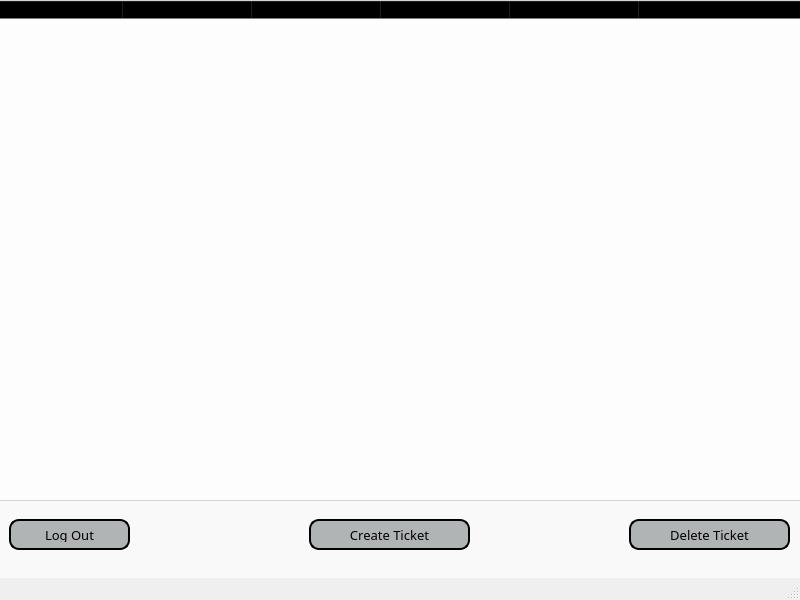
<?xml version="1.0" encoding="UTF-8"?>
<ui version="4.0">
 <class>MainWindow</class>
 <widget class="QMainWindow" name="MainWindow">
  <property name="geometry">
   <rect>
    <x>0</x>
    <y>0</y>
    <width>800</width>
    <height>600</height>
   </rect>
  </property>
  <property name="maximumSize">
   <size>
    <width>16777215</width>
    <height>16777215</height>
   </size>
  </property>
  <property name="windowTitle">
   <string>Safety Manager</string>
  </property>
  <widget class="QWidget" name="centralwidget">
   <widget class="QStackedWidget" name="stackedWidget">
    <property name="geometry">
     <rect>
      <x>-1</x>
      <y>-1</y>
      <width>801</width>
      <height>601</height>
     </rect>
    </property>
    <property name="font">
     <font>
      <family>JetBrains Mono NL</family>
     </font>
    </property>
    <property name="styleSheet">
     <string notr="true">background-color: rgba(255, 255, 255, 0.4);
background-size: cover;
background-repeat: no-repeat;
background-image: url(:/1/background.png);</string>
    </property>
    <property name="currentIndex">
     <number>1</number>
    </property>
    <widget class="QWidget" name="loginPage">
     <property name="styleSheet">
      <string notr="true">background-color: transparent;</string>
     </property>
     <widget class="QLabel" name="appTitle">
      <property name="geometry">
       <rect>
        <x>0</x>
        <y>0</y>
        <width>801</width>
        <height>131</height>
       </rect>
      </property>
      <property name="font">
       <font>
        <family>JetBrains Mono NL</family>
        <pointsize>42</pointsize>
        <italic>false</italic>
        <bold>true</bold>
       </font>
      </property>
      <property name="styleSheet">
       <string notr="true">background-color: rgba(255, 255, 255, 0.0);
color: black;
background: none;

		
        
        	
        </string>
      </property>
      <property name="text">
       <string>&lt;html&gt;&lt;head/&gt;&lt;body&gt;&lt;p align=&quot;center&quot;&gt;&lt;span style=&quot; font-size:72pt;&quot;&gt;SAFETY MANAGER&lt;/span&gt;&lt;/p&gt;&lt;/body&gt;&lt;/html&gt;</string>
      </property>
     </widget>
     <widget class="QPushButton" name="loginButton">
      <property name="geometry">
       <rect>
        <x>350</x>
        <y>350</y>
        <width>111</width>
        <height>31</height>
       </rect>
      </property>
      <property name="font">
       <font>
        <family>JetBrains Mono NL</family>
        <pointsize>-1</pointsize>
       </font>
      </property>
      <property name="styleSheet">
       <string notr="true">background-color: rgb(177, 180, 180);
border: 2px solid #000000; /* Light gray border */
border-radius: 10px; /* Rounded corners */
padding: 6px 12px; /* Padding around text */
font-size: 13px; /* Font size */
color: #000000; /* Text color */
text-align: center; /* Center text */</string>
      </property>
      <property name="text">
       <string>Log In</string>
      </property>
      <property name="checkable">
       <bool>true</bool>
      </property>
      <property name="checked">
       <bool>false</bool>
      </property>
      <property name="autoDefault">
       <bool>false</bool>
      </property>
      <property name="flat">
       <bool>false</bool>
      </property>
     </widget>
     <widget class="QLabel" name="usernameLabel">
      <property name="geometry">
       <rect>
        <x>340</x>
        <y>200</y>
        <width>131</width>
        <height>31</height>
       </rect>
      </property>
      <property name="font">
       <font>
        <family>JetBrains Mono NL</family>
       </font>
      </property>
      <property name="styleSheet">
       <string notr="true">border-radius: 10px;
border: 2px solid #000000;
background-color: rgb(177, 180, 180);
color: rgb(0, 0, 0);</string>
      </property>
      <property name="text">
       <string>&lt;html&gt;&lt;head/&gt;&lt;body&gt;&lt;p align=&quot;center&quot;&gt;&lt;span style=&quot; font-size:18pt;&quot;&gt;Username&lt;/span&gt;&lt;/p&gt;&lt;/body&gt;&lt;/html&gt;</string>
      </property>
     </widget>
     <widget class="QLineEdit" name="passInput">
      <property name="geometry">
       <rect>
        <x>290</x>
        <y>300</y>
        <width>231</width>
        <height>31</height>
       </rect>
      </property>
      <property name="font">
       <font>
        <family>JetBrains Mono NL</family>
       </font>
      </property>
      <property name="styleSheet">
       <string notr="true">border-radius: 10px;
border: 2px solid #000000;
background: none;
background-color: rgb(177, 180, 180);</string>
      </property>
      <property name="text">
       <string/>
      </property>
      <property name="alignment">
       <set>Qt::AlignmentFlag::AlignCenter</set>
      </property>
      <property name="clearButtonEnabled">
       <bool>false</bool>
      </property>
     </widget>
     <widget class="QLabel" name="passwordLabel">
      <property name="geometry">
       <rect>
        <x>340</x>
        <y>270</y>
        <width>131</width>
        <height>31</height>
       </rect>
      </property>
      <property name="font">
       <font>
        <family>JetBrains Mono NL</family>
       </font>
      </property>
      <property name="styleSheet">
       <string notr="true">border-radius: 10px;
border: 2px solid #000000;
background-color: rgb(177, 180, 180);
color: rgb(0, 0, 0);</string>
      </property>
      <property name="text">
       <string>&lt;html&gt;&lt;head/&gt;&lt;body&gt;&lt;p align=&quot;center&quot;&gt;&lt;span style=&quot; font-size:18pt;&quot;&gt;Password&lt;/span&gt;&lt;/p&gt;&lt;/body&gt;&lt;/html&gt;</string>
      </property>
     </widget>
     <widget class="QLineEdit" name="userInput">
      <property name="geometry">
       <rect>
        <x>290</x>
        <y>230</y>
        <width>231</width>
        <height>31</height>
       </rect>
      </property>
      <property name="font">
       <font>
        <family>JetBrains Mono NL</family>
       </font>
      </property>
      <property name="styleSheet">
       <string notr="true">border-radius: 10px;
border: 2px solid #000000;
background: transparent;
background-color: rgba(177, 180, 180, 0.4);</string>
      </property>
      <property name="inputMask">
       <string/>
      </property>
      <property name="text">
       <string/>
      </property>
      <property name="alignment">
       <set>Qt::AlignmentFlag::AlignCenter</set>
      </property>
     </widget>
     <widget class="QPushButton" name="quitButton">
      <property name="geometry">
       <rect>
        <x>350</x>
        <y>390</y>
        <width>111</width>
        <height>31</height>
       </rect>
      </property>
      <property name="font">
       <font>
        <family>JetBrains Mono NL</family>
        <pointsize>-1</pointsize>
       </font>
      </property>
      <property name="styleSheet">
       <string notr="true">background-color: rgb(177, 180, 180);
border: 2px solid #000000; /* Light gray border */
border-radius: 10px; /* Rounded corners */
padding: 6px 12px; /* Padding around text */
font-size: 13px; /* Font size */
color: #000000; /* Text color */
text-align: center; /* Center text */</string>
      </property>
      <property name="text">
       <string>Quit</string>
      </property>
      <property name="autoDefault">
       <bool>true</bool>
      </property>
     </widget>
     <widget class="QLabel" name="bottomTitle">
      <property name="geometry">
       <rect>
        <x>0</x>
        <y>480</y>
        <width>801</width>
        <height>71</height>
       </rect>
      </property>
      <property name="font">
       <font>
        <family>JetBrains Mono NL</family>
        <pointsize>42</pointsize>
        <italic>false</italic>
        <bold>true</bold>
       </font>
      </property>
      <property name="styleSheet">
       <string notr="true">background-color: rgba(255, 255, 255, 0.0);
color: black;
background: none;

		
        
        	
        </string>
      </property>
      <property name="text">
       <string>&lt;html&gt;&lt;head/&gt;&lt;body&gt;&lt;p align=&quot;center&quot;&gt;&lt;span style=&quot; font-size:14pt;&quot;&gt;University of Liverpool - LSDC - ATLAS ITk&lt;/span&gt;&lt;/p&gt;&lt;p align=&quot;center&quot;&gt;&lt;span style=&quot; font-size:14pt;&quot;&gt;v1.0.0&lt;/span&gt;&lt;/p&gt;&lt;/body&gt;&lt;/html&gt;</string>
      </property>
     </widget>
    </widget>
    <widget class="QWidget" name="workPage">
     <widget class="QTableWidget" name="tableWidget">
      <property name="geometry">
       <rect>
        <x>-5</x>
        <y>1</y>
        <width>811</width>
        <height>501</height>
       </rect>
      </property>
      <property name="font">
       <font>
        <family>JetBrains Mono NL</family>
       </font>
      </property>
      <property name="styleSheet">
       <string notr="true">background: transparent;
background-color: rgba(255, 255, 255, 0.7);
color: rgb(0, 0, 0);</string>
      </property>
      <property name="rowCount">
       <number>0</number>
      </property>
      <property name="columnCount">
       <number>6</number>
      </property>
      <attribute name="horizontalHeaderCascadingSectionResizes">
       <bool>false</bool>
      </attribute>
      <attribute name="horizontalHeaderDefaultSectionSize">
       <number>129</number>
      </attribute>
      <attribute name="horizontalHeaderHighlightSections">
       <bool>true</bool>
      </attribute>
      <attribute name="horizontalHeaderStretchLastSection">
       <bool>true</bool>
      </attribute>
      <column/>
      <column/>
      <column/>
      <column/>
      <column/>
      <column/>
     </widget>
     <widget class="QPushButton" name="createButton">
      <property name="geometry">
       <rect>
        <x>310</x>
        <y>520</y>
        <width>161</width>
        <height>31</height>
       </rect>
      </property>
      <property name="font">
       <font>
        <family>JetBrains Mono NL</family>
        <pointsize>-1</pointsize>
       </font>
      </property>
      <property name="styleSheet">
       <string notr="true">background-color: rgb(177, 180, 180);
border: 2px solid #000000; /* Light gray border */
border-radius: 10px; /* Rounded corners */
padding: 6px 12px; /* Padding around text */
font-size: 13px; /* Font size */
color: #000000; /* Text color */
text-align: center; /* Center text */</string>
      </property>
      <property name="text">
       <string>Create Ticket</string>
      </property>
      <property name="checkable">
       <bool>true</bool>
      </property>
      <property name="checked">
       <bool>false</bool>
      </property>
      <property name="autoDefault">
       <bool>false</bool>
      </property>
      <property name="flat">
       <bool>false</bool>
      </property>
     </widget>
     <widget class="QPushButton" name="logoutButton">
      <property name="geometry">
       <rect>
        <x>10</x>
        <y>520</y>
        <width>121</width>
        <height>31</height>
       </rect>
      </property>
      <property name="font">
       <font>
        <family>JetBrains Mono NL</family>
        <pointsize>-1</pointsize>
       </font>
      </property>
      <property name="styleSheet">
       <string notr="true">background-color: rgb(177, 180, 180);
border: 2px solid #000000; /* Light gray border */
border-radius: 10px; /* Rounded corners */
padding: 6px 12px; /* Padding around text */
font-size: 13px; /* Font size */
color: #000000; /* Text color */
text-align: center; /* Center text */</string>
      </property>
      <property name="text">
       <string>Log Out</string>
      </property>
      <property name="checkable">
       <bool>true</bool>
      </property>
      <property name="checked">
       <bool>false</bool>
      </property>
      <property name="autoDefault">
       <bool>false</bool>
      </property>
      <property name="flat">
       <bool>false</bool>
      </property>
     </widget>
     <widget class="QPushButton" name="deleteButton">
      <property name="geometry">
       <rect>
        <x>630</x>
        <y>520</y>
        <width>161</width>
        <height>31</height>
       </rect>
      </property>
      <property name="font">
       <font>
        <family>JetBrains Mono NL</family>
        <pointsize>-1</pointsize>
       </font>
      </property>
      <property name="styleSheet">
       <string notr="true">background-color: rgb(177, 180, 180);
border: 2px solid #000000; /* Light gray border */
border-radius: 10px; /* Rounded corners */
padding: 6px 12px; /* Padding around text */
font-size: 13px; /* Font size */
color: #000000; /* Text color */
text-align: center; /* Center text */</string>
      </property>
      <property name="text">
       <string>Delete Ticket</string>
      </property>
      <property name="checkable">
       <bool>true</bool>
      </property>
      <property name="checked">
       <bool>false</bool>
      </property>
      <property name="autoDefault">
       <bool>false</bool>
      </property>
      <property name="flat">
       <bool>false</bool>
      </property>
     </widget>
    </widget>
   </widget>
  </widget>
  <widget class="QMenuBar" name="menubar">
   <property name="geometry">
    <rect>
     <x>0</x>
     <y>0</y>
     <width>800</width>
     <height>24</height>
    </rect>
   </property>
  </widget>
  <widget class="QStatusBar" name="statusbar"/>
 </widget>
 <resources>
  <include location="background.qrc"/>
 </resources>
 <connections/>
</ui>
